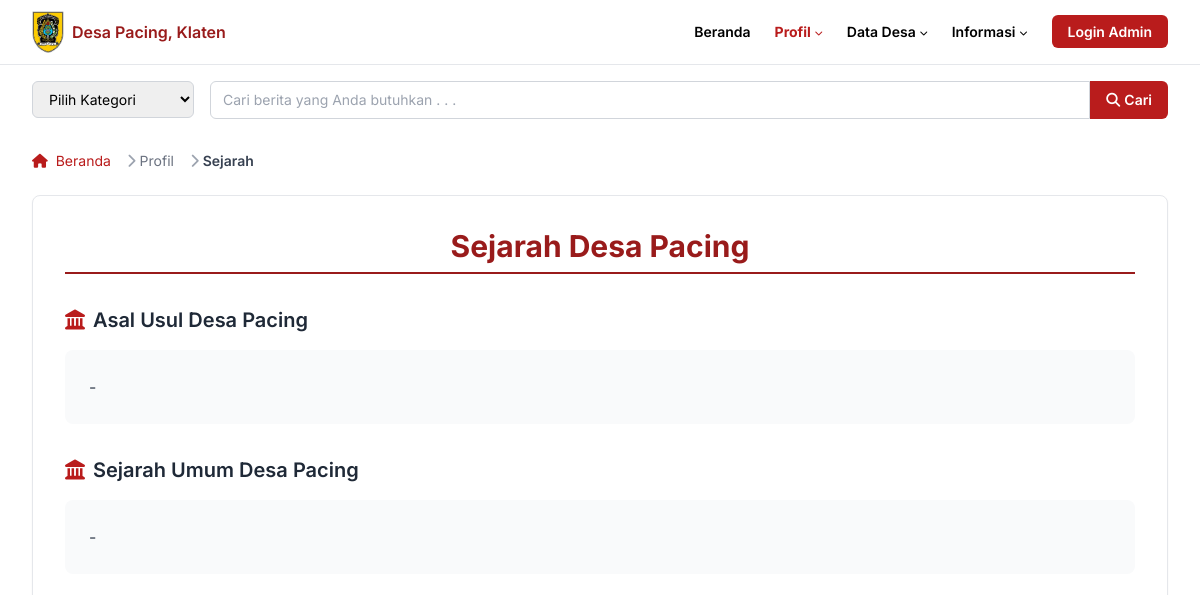
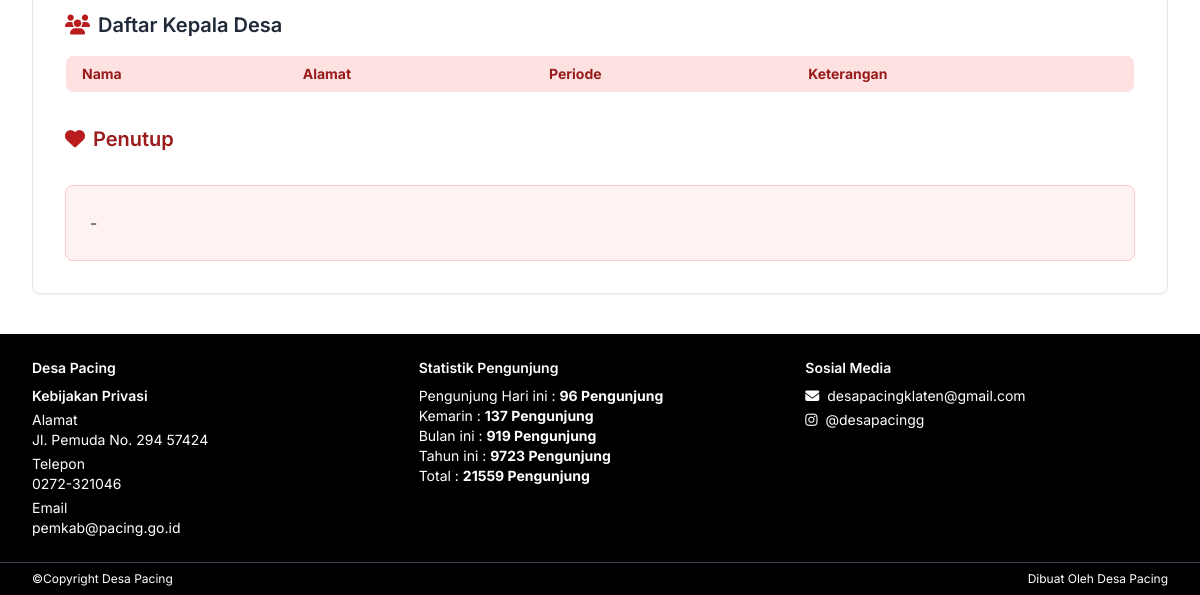
/sejarah.php, run on an earlier commit of the app's database (2 pictures, top to bottom).
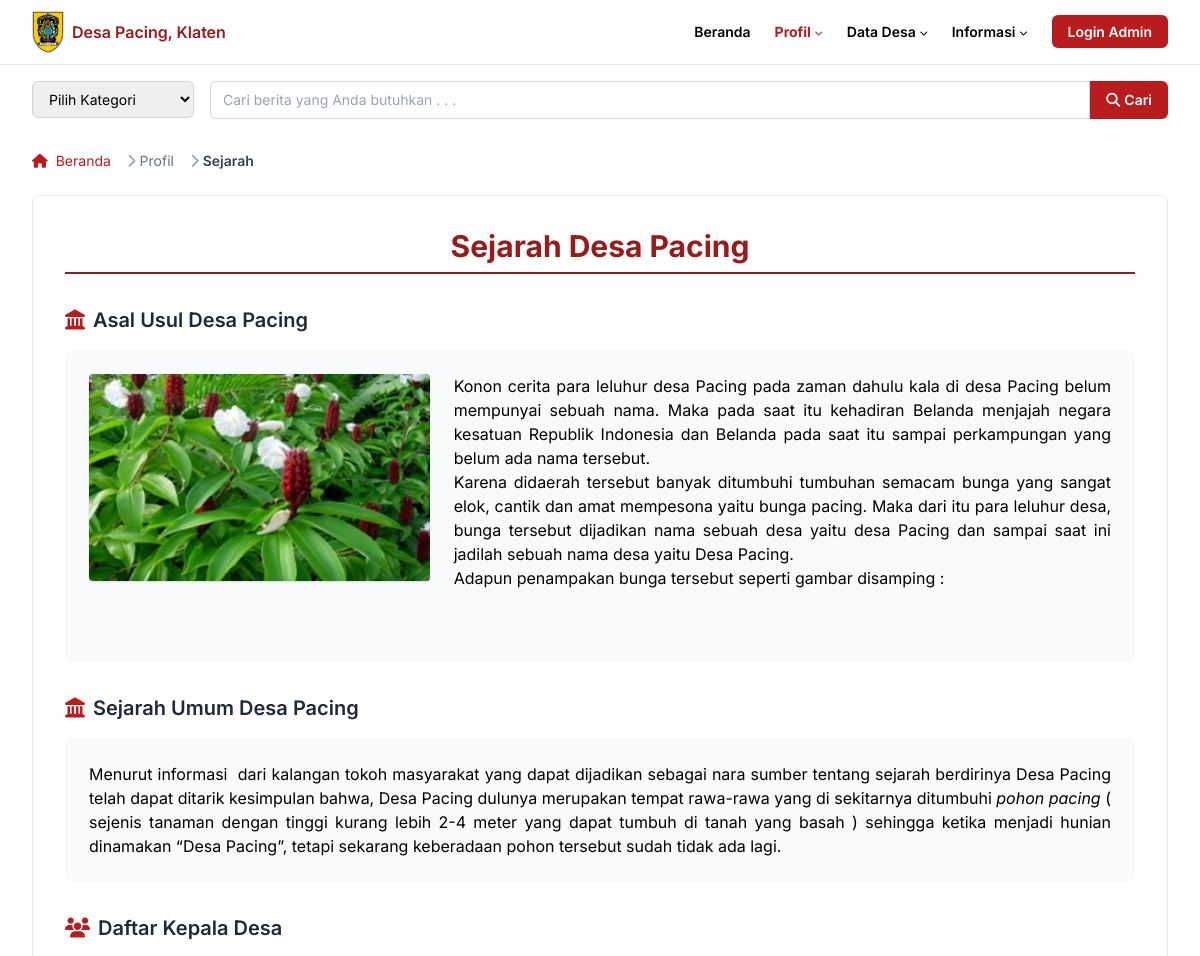
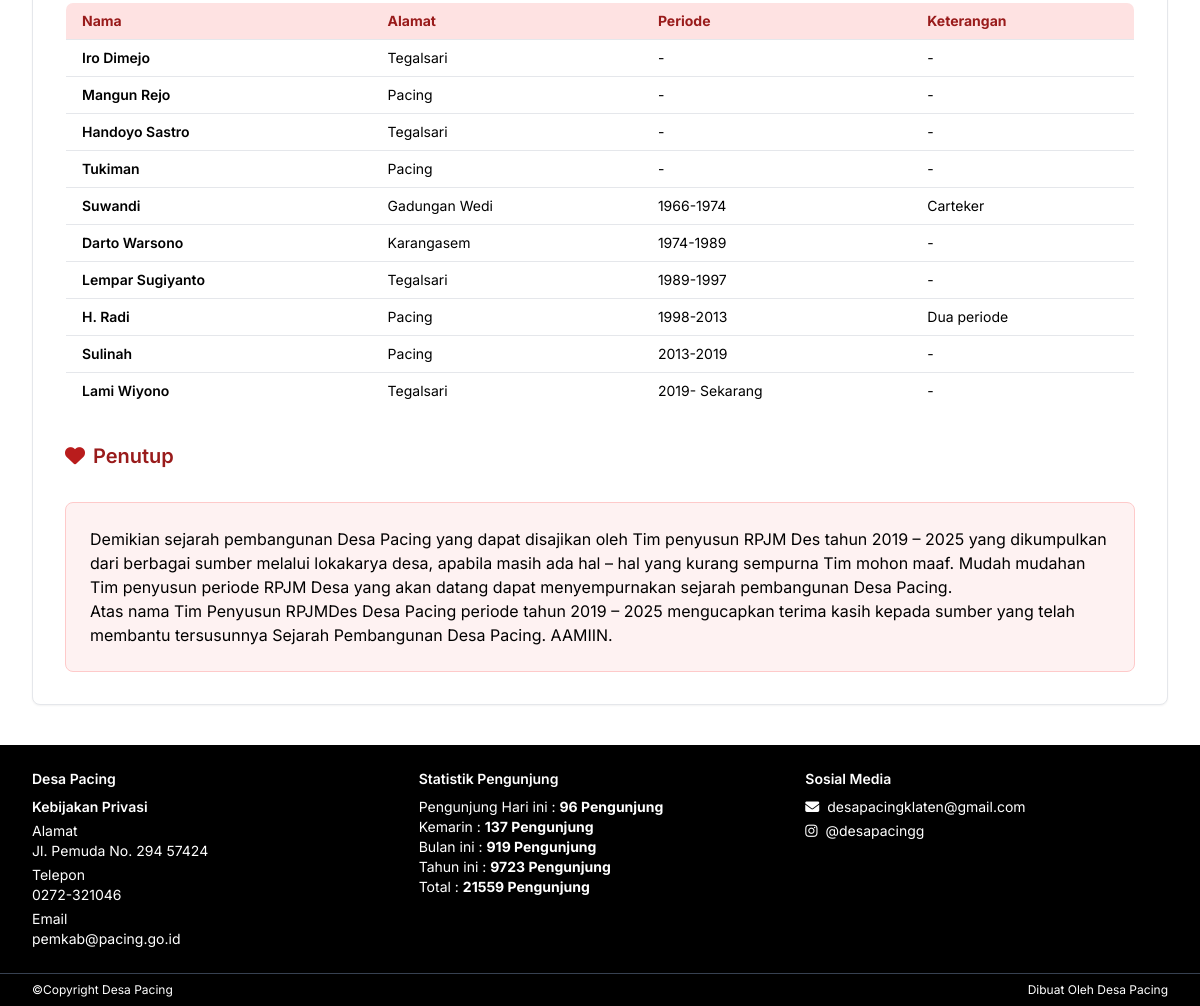
And on a later commit of the database (2 pictures, top to bottom).
### tables this page shows
CREATE TABLE `sejarah_desa` (
  `id` int(11) NOT NULL,
  `bagian` enum('legenda','sejarah_umum','penutup') NOT NULL,
  `konten` text NOT NULL,
  `gambar` varchar(255) DEFAULT NULL,
  `updated_at` timestamp NOT NULL DEFAULT current_timestamp() ON UPDATE current_timestamp()
);

CREATE TABLE `tokoh_sejarah` (
  `id` int(11) NOT NULL,
  `nama` varchar(100) NOT NULL,
  `alamat` varchar(100) DEFAULT NULL,
  `periode` varchar(50) DEFAULT NULL,
  `keterangan` varchar(255) DEFAULT NULL,
  `created_at` timestamp NOT NULL DEFAULT current_timestamp(),
  `updated_at` timestamp NOT NULL DEFAULT current_timestamp() ON UPDATE current_timestamp()
);

### sejarah.php (the view, shortened to what the changed rows need)
<?php
include 'php/db.php';
$legenda = mysqli_fetch_assoc(mysqli_query($konek, "SELECT * FROM sejarah_desa WHERE bagian='legenda' LIMIT 1"));
$sejarah_umum = mysqli_fetch_assoc(mysqli_query($konek, "SELECT * FROM sejarah_desa WHERE bagian='sejarah_umum' LIMIT 1"));
$penutup = mysqli_fetch_assoc(mysqli_query($konek, "SELECT * FROM sejarah_desa WHERE bagian='penutup' LIMIT 1"));
$kepala = mysqli_query($konek, "SELECT * FROM tokoh_sejarah ORDER BY id ASC");
?>
<html class="scroll-smooth" lang="id">
  <head>
    <script src="https://cdn.tailwindcss.com"></script>
    <link href="https://cdnjs.cloudflare.com/ajax/libs/font-awesome/5.15.3/css/all.min.css" rel="stylesheet" />
    <link href="css/style.css" rel="stylesheet" />
  </head>
  <body class="bg-white text-black">
    <main class="max-w-[1280px] mx-auto px-4 sm:px-6 lg:px-8 mt-6">
      <div
        class="bg-white rounded-lg shadow-sm border border-gray-200 p-6 sm:p-8"
      >
        <div class="text-center mb-8">
          <h1
            class="text-center text-2xl sm:text-3xl font-bold text-red-800 border-b-2 border-red-800 pb-2 mb-6"
          >
            Sejarah Desa Pacing
          </h1>
        </div>
        <div class="mb-8">
          <h2 class="text-xl font-semibold text-gray-800 mb-4 flex items-center">
            <i class="fas fa-landmark text-red-700 mr-2"></i>
            Asal Usul Desa Pacing
          </h2>
          <div class="bg-gray-50 rounded-lg p-6 mb-6 text-justify">
            <div class="flex flex-col md:flex-row items-start gap-6">
              <?php if ($legenda && $legenda['gambar']) { ?>
                <div class="md:w-1/3 w-full mb-4 md:mb-0 flex-shrink-0">
                  <img src="assets/<?= $legenda['gambar'] ?>" alt="Legenda Desa" class="rounded shadow max-h-64 w-full object-cover" />
                </div>
                <div class="md:w-2/3 w-full">
                  <p class="text-gray-700 leading-relaxed">
                    <?= nl2br($legenda['konten'] ?? '-') ?>
                  </p>
                </div>
              <?php } else { ?>
                <div class="w-full">
                  <p class="text-gray-700 leading-relaxed">
                    <?= nl2br($legenda['konten'] ?? '-') ?>
                  </p>
                </div>
              <?php } ?>
            </div>
          </div>
        </div>
        <div class="mb-8">
          <h2 class="text-xl font-semibold text-gray-800 mb-4 flex items-center">
            <i class="fas fa-landmark text-red-700 mr-2"></i>
            Sejarah Umum Desa Pacing
          </h2>
          <div class="bg-gray-50 rounded-lg p-6 mb-6 text-justify">
            <p class="text-gray-700 leading-relaxed">
              <?= nl2br($sejarah_umum['konten'] ?? '-') ?>
            </p>
          </div>
        </div>
        <div class="mb-8">
          <h2 class="text-xl font-semibold text-gray-800 mb-4 flex items-center">
            <i class="fas fa-users text-red-700 mr-2"></i>
            Daftar Kepala Desa
          </h2>
          <div class="overflow-x-auto">
            <table class="min-w-full bg-white border border-gray-300 text-sm rounded-lg overflow-hidden">
              <thead class="bg-red-100 text-red-800">
                <tr>
                  <th class="px-4 py-2 border-b text-left">Nama</th>
                  <th class="px-4 py-2 border-b text-left">Alamat</th>
                  <th class="px-4 py-2 border-b text-left">Periode</th>
                  <th class="px-4 py-2 border-b text-left">Keterangan</th>
                </tr>
              </thead>
              <tbody>
                <?php while ($d = mysqli_fetch_assoc($kepala)) { ?>
                <tr class="hover:bg-red-50">
                  <td class="px-4 py-2 border-b font-semibold"><?= htmlspecialchars($d['nama']) ?></td>
                  <td class="px-4 py-2 border-b"><?= htmlspecialchars($d['alamat']) ?></td>
                  <td class="px-4 py-2 border-b"><?= htmlspecialchars($d['periode']) ?></td>
                  <td class="px-4 py-2 border-b"><?= htmlspecialchars($d['keterangan']) ?></td>
                </tr>
                <?php } ?>
              </tbody>
            </table>
          </div>
        </div>
        <div class="mb-8">
          <h2 class="text-xl font-semibold text-red-800 mb-4 flex items-center">
            <i class="fas fa-heart text-red-700 mr-2"></i>
            Penutup
          </h2>
        </div>
        <div class="bg-red-50 rounded-lg p-6 border border-red-200">
          <p class="text-gray-700 leading-relaxed">
            <?= nl2br($penutup['konten'] ?? '-') ?>
          </p>
        </div>
      </div>
    </main>
  </body>
</html>

What changed in the data, as far as the page shows it:
added sejarah_desa: gambar (picture), konten "Konon cerita para leluhur desa Pacing pada zaman dahulu kala di desa Pacing belum mempunyai sebuah nama. Maka pada saat itu kehadiran Belanda menjajah negara kesatuan Republik Indonesia dan Belanda pada saat itu sampai perkampungan yang belum ada nama tersebut. Karena didaerah tersebut banyak ditumbuhi tumbuhan semacam bunga yang sangat elok, cantik dan amat mempesona yaitu bunga pacing. Maka dari itu para leluhur desa, bunga tersebut dijadikan nama sebuah desa yaitu desa Pacing dan sampai saat ini jadilah sebuah nama desa yaitu Desa Pacing. Adapun penampakan bunga tersebut seperti gambar disamping :"
added sejarah_desa: konten "Menurut informasi dari kalangan tokoh masyarakat yang dapat dijadikan sebagai nara sumber tentang sejarah berdirinya Desa Pacing telah dapat ditarik kesimpulan bahwa, Desa Pacing dulunya merupakan tempat rawa-rawa yang di sekitarnya ditumbuhi pohon pacing ( sejenis tanaman dengan tinggi kurang lebih 2-4 meter yang dapat tumbuh di tanah yang basah ) sehingga ketika menjadi hunian dinamakan “Desa Pacing”, tetapi sekarang keberadaan pohon tersebut sudah tidak ada lagi."
added tokoh_sejarah: nama "Iro Dimejo", alamat "Tegalsari", periode "-", keterangan "-"
added tokoh_sejarah: nama "Mangun Rejo", alamat "Pacing", periode "-", keterangan "-"
added tokoh_sejarah: nama "Handoyo Sastro", alamat "Tegalsari", periode "-", keterangan "-"
added tokoh_sejarah: nama "Tukiman", alamat "Pacing", periode "-", keterangan "-"
added tokoh_sejarah: nama "Suwandi", alamat "Gadungan Wedi", periode "1966-1974", keterangan "Carteker"
added tokoh_sejarah: nama "Darto Warsono", alamat "Karangasem", periode "1974-1989", keterangan "-"
added tokoh_sejarah: nama "Lempar Sugiyanto", alamat "Tegalsari", periode "1989-1997", keterangan "-"
added tokoh_sejarah: nama "H. Radi", alamat "Pacing", periode "1998-2013", keterangan "Dua periode"
added tokoh_sejarah: nama "Sulinah", alamat "Pacing", periode "2013-2019", keterangan "-"
added tokoh_sejarah: nama "Lami Wiyono", alamat "Tegalsari", periode "2019- Sekarang", keterangan "-"
added sejarah_desa: konten "Demikian sejarah pembangunan Desa Pacing yang dapat disajikan oleh Tim penyusun RPJM Des tahun 2019 – 2025 yang dikumpulkan dari berbagai sumber melalui lokakarya desa, apabila masih ada hal – hal yang kurang sempurna Tim mohon maaf. Mudah mudahan Tim penyusun periode RPJM Desa yang akan datang dapat menyempurnakan sejarah pembangunan Desa Pacing. Atas nama Tim Penyusun RPJMDes Desa Pacing periode tahun 2019 – 2025 mengucapkan terima kasih kepada sumber yang telah membantu tersusunnya Sejarah Pembangunan Desa Pacing. AAMIIN."
Also different on the page:
$legenda['konten']: "-" → (not shown)
$sejarah_umum['konten']: "-" → (not shown)
$penutup['konten']: "-" → (not shown)
